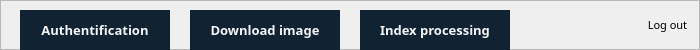
   <widget class="QFrame" name="NavBar">
    <property name="geometry">
     <rect>
      <x>0</x>
      <y>0</y>
      <width>700</width>
      <height>50</height>
     </rect>
    </property>
    <property name="minimumSize">
     <size>
      <width>700</width>
      <height>40</height>
     </size>
    </property>
    <property name="frameShape">
     <enum>QFrame::StyledPanel</enum>
    </property>
    <property name="frameShadow">
     <enum>QFrame::Raised</enum>
    </property>
    <widget class="QLabel" name="authentificationItem">
     <property name="geometry">
      <rect>
       <x>20</x>
       <y>10</y>
       <width>150</width>
       <height>40</height>
      </rect>
     </property>
     <property name="minimumSize">
      <size>
       <width>150</width>
       <height>40</height>
      </size>
     </property>
     <property name="maximumSize">
      <size>
       <width>150</width>
       <height>40</height>
      </size>
     </property>
     <property name="font">
      <font>
       <family>sans-serif</family>
       <pointsize>10</pointsize>
       <weight>75</weight>
       <bold>true</bold>
      </font>
     </property>
     <property name="cursor">
      <cursorShape>PointingHandCursor</cursorShape>
     </property>
     <property name="styleSheet">
      <string notr="true">QLabel {
	background-color: #123;
	color: #f4f4f4;
	border: none;
}

QLabel:hover{
	background-color: #000815;
	border-bottom: 2px solid #ff9f00;
}</string>
     </property>
     <property name="text">
      <string>Authentification</string>
     </property>
     <property name="alignment">
      <set>Qt::AlignCenter</set>
     </property>
    </widget>
    <widget class="QLabel" name="indexNavItem">
     <property name="geometry">
      <rect>
       <x>360</x>
       <y>10</y>
       <width>150</width>
       <height>40</height>
      </rect>
     </property>
     <property name="minimumSize">
      <size>
       <width>150</width>
       <height>40</height>
      </size>
     </property>
     <property name="maximumSize">
      <size>
       <width>150</width>
       <height>40</height>
      </size>
     </property>
     <property name="font">
      <font>
       <family>sans-serif</family>
       <pointsize>10</pointsize>
       <weight>75</weight>
       <bold>true</bold>
      </font>
     </property>
     <property name="cursor">
      <cursorShape>PointingHandCursor</cursorShape>
     </property>
     <property name="styleSheet">
      <string notr="true">QLabel {
	background-color: #123;
	color: #f4f4f4;
	border: none;
}

QLabel:hover{
	background-color: #000815;
	border-bottom: 2px solid #ff9f00;
}</string>
     </property>
     <property name="text">
      <string>Index processing</string>
     </property>
     <property name="alignment">
      <set>Qt::AlignCenter</set>
     </property>
    </widget>
    <widget class="QLabel" name="downloadNavItem">
     <property name="geometry">
      <rect>
       <x>190</x>
       <y>10</y>
       <width>150</width>
       <height>40</height>
      </rect>
     </property>
     <property name="minimumSize">
      <size>
       <width>150</width>
       <height>40</height>
      </size>
     </property>
     <property name="maximumSize">
      <size>
       <width>150</width>
       <height>40</height>
      </size>
     </property>
     <property name="font">
      <font>
       <family>sans-serif</family>
       <pointsize>10</pointsize>
       <weight>75</weight>
       <bold>true</bold>
      </font>
     </property>
     <property name="cursor">
      <cursorShape>PointingHandCursor</cursorShape>
     </property>
     <property name="styleSheet">
      <string notr="true">QLabel {
	background-color: #123;
	color: #f4f4f4;
	border: none;
}

QLabel:hover{
	background-color: #000815;
	border-bottom: 2px solid #ff9f00;
}</string>
     </property>
     <property name="text">
      <string>Download image</string>
     </property>
     <property name="alignment">
      <set>Qt::AlignCenter</set>
     </property>
    </widget>
    <widget class="QLabel" name="logoutBtn">
     <property name="geometry">
      <rect>
       <x>640</x>
       <y>10</y>
       <width>55</width>
       <height>30</height>
      </rect>
     </property>
     <property name="minimumSize">
      <size>
       <width>55</width>
       <height>30</height>
      </size>
     </property>
     <property name="maximumSize">
      <size>
       <width>55</width>
       <height>30</height>
      </size>
     </property>
     <property name="font">
      <font>
       <family>sans-serif</family>
       <pointsize>8</pointsize>
       <weight>50</weight>
       <bold>false</bold>
      </font>
     </property>
     <property name="cursor">
      <cursorShape>PointingHandCursor</cursorShape>
     </property>
     <property name="styleSheet">
      <string notr="true">QLabel {
	background-color: #123;
	color: #f4f4f4;
	border: none;
}

QLabel:hover{
	background-color: #012;
	color: #ff9f00;
}R</string>
     </property>
     <property name="text">
      <string>Log out</string>
     </property>
     <property name="alignment">
      <set>Qt::AlignCenter</set>
     </property>
    </widget>
   </widget>
